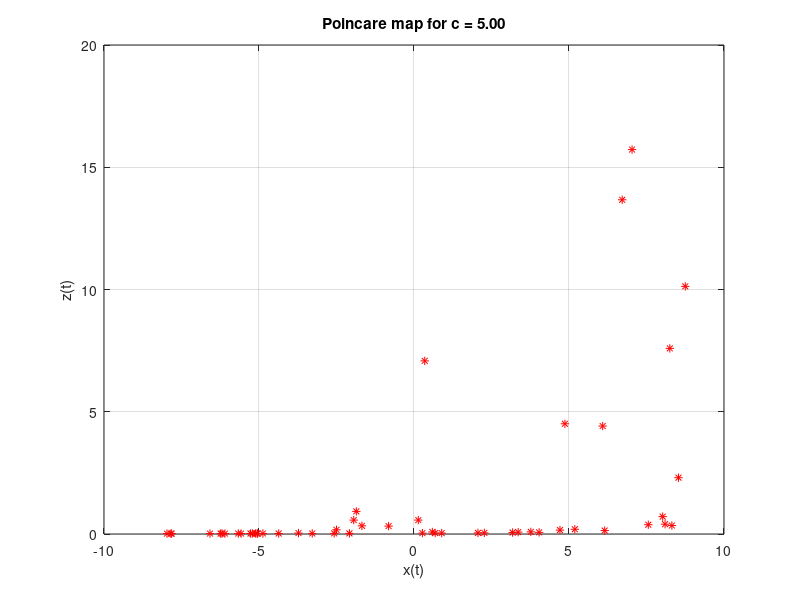

The MATLAB script that drew this image:
% To plot Poincare map with initial conditions [1,1,0].
% a, b and c are parameter in the Rossler system
% x0 = [1 1 0]; initial condition
% 'x' is an array containing values of x,y, and z variables.
% 't' is the time variable
% RES = Resolution per cycle
% c = 1, 2.5, 3.5, 4, 4.15, 4.2, 5, 5.3, 5.7, 5.9, 5.99, 6
%--------------------------------------------------------------------------
clear; clc;
c = input('Enter the value of parameter c: ');
a = 0.2; b = 0.2;
f = @(t,x) [-x(2)-x(3); x(1)+a*x(2); b+x(3)*(x(1)-c)]; % Rossler system
x0 = [1; 1; 0]; 
tspan = 0:0.1:5000;
[t,x] = ode45(f,tspan,x0');
n = length(t); RES = 500; p = 0.5;
poincare_x = x(round(n*p):RES:n,1);
poincare_y = x(round(n*p):RES:n,2);
poincare_z = x(round(n*p):RES:n,3);
%--------------------------------------------------------------------------
figure(1);
plot(poincare_x, poincare_z,'r*'); xlabel('x(t)'); ylabel('z(t)');
title(sprintf('Poincare map for c = %.2f',c));
%--------------------------------------------------------------------------
grid on